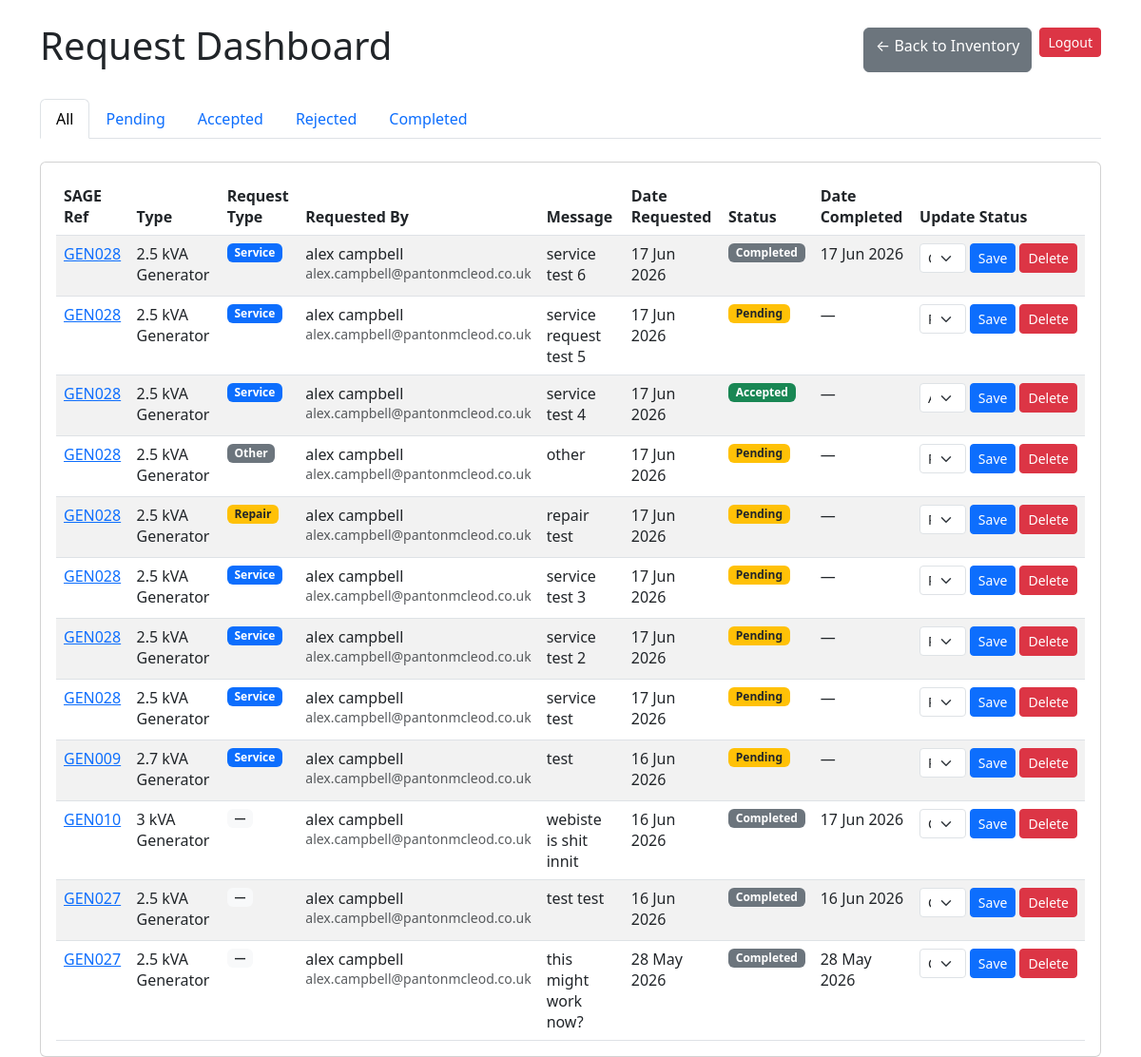
The page /dashboard/ (signed in) on the database its author committed.
### inventory/models.py (models this page shows, shortened)
class EquipmentRequest(models.Model):
    REQUEST_TYPE_CHOICES = [
        ('service  ', 'Service'),    # replace with your actual options
        ('repair', 'Repair'),
        ('other', 'Other'),
    ]
    STATUS_CHOICES = [
        ('pending',   'Pending'),
        ('accepted',  'Accepted'),
        ('rejected',  'Rejected'),
        ('completed', 'Completed'),
    ]
    equipment      = models.ForeignKey(Equipment, on_delete=models.CASCADE, related_name='requests')
    requester_name = models.CharField(default='',max_length=100)
    requester_email= models.EmailField(default='')
    request_type    = models.CharField(max_length=50, choices=REQUEST_TYPE_CHOICES, default='')
    message        = models.TextField(default='')
    status         = models.CharField(max_length=20, choices=STATUS_CHOICES, default='pending')
    date_requested = models.DateTimeField(auto_now_add=True)
    date_completed = models.DateTimeField(null=True, blank=True)
    class Meta:
        ordering = ['-date_requested']  # newest first

class Equipment(models.Model):
    SAGE_num = models.CharField(max_length=100, unique=True)
    type = models.CharField(max_length=200, blank=True)
    serial_number = models.CharField(max_length=200, blank=True)
    location = models.CharField(max_length=200, blank=True)
    purchase_date = models.DateField(null=True, blank=True)
    last_service = models.DateField(null=True, blank=True)
    notes = models.TextField(blank=True)

### inventory/views.py (the view)
# urls.py: path('dashboard/', views.request_dashboard, name='request_dashboard'),
def request_dashboard(request):
    if not request.user.is_authenticated or not request.user.is_staff:
        messages.error(request, "You need admin permission to access the request dashboard.")
        return redirect('equipment_list')
    status_filter = request.GET.get('status', '')
    requests = EquipmentRequest.objects.all()
    if status_filter:
        requests = requests.filter(status=status_filter)
    return render(request, 'inventory/request_dashboard.html', {
        'requests': requests,
        'status_filter': status_filter,
    })

### inventory/templates/inventory/request_dashboard.html (shortened to what this page needs)
<link href="https://cdn.jsdelivr.net/npm/bootstrap@5.3.0/dist/css/bootstrap.min.css" rel="stylesheet">
<div class="container mt-4">
    <div class="d-flex justify-content-between align-items-center mb-4">
        <h1>Request Dashboard</h1>
        <div class="d-flex gap-2">
            <a href="/" class="btn btn-secondary">← Back to Inventory</a>
            <form method="post" action="{% url 'logout' %}">
                <button class="btn btn-danger btn-sm">Logout</button>
            </form>
        </div>
    </div>
    <ul class="nav nav-tabs mb-4">
        <li class="nav-item">
            <a class="nav-link {% if not status_filter %}active{% endif %}"
               href="{% url 'request_dashboard' %}">
                All
            </a>
        </li>
        <li class="nav-item">
            <a class="nav-link {% if status_filter == 'pending' %}active{% endif %}"
               href="?status=pending">
                Pending
            </a>
        </li>
        <li class="nav-item">
            <a class="nav-link {% if status_filter == 'accepted' %}active{% endif %}"
               href="?status=accepted">
                Accepted
            </a>
        </li>
        <li class="nav-item">
            <a class="nav-link {% if status_filter == 'rejected' %}active{% endif %}"
               href="?status=rejected">
                Rejected
            </a>
        </li>
        <li class="nav-item">
            <a class="nav-link {% if status_filter == 'completed' %}active{% endif %}"
               href="?status=completed">
                Completed
            </a>
        </li>
    </ul>
    <div class="card">
        <div class="card-body">
            {% if requests %}
            <table class="table table-striped table-hover mb-0">
                <thead>
                    <tr>
                        <th>SAGE Ref</th>
                        <th>Type</th>
                        <th>Request Type</th>
                        <th>Requested By</th>
                        <th>Message</th>
                        <th>Date Requested</th>
                        <th>Status</th>
                        <th>Date Completed</th>
                        <th>Update Status</th>
                    </tr>
                </thead>
                <tbody>
                    {% for req in requests %}
                    <tr>
                        <td>
                            <a href="{% url 'equipment_detail' req.equipment.SAGE_num %}">
                                {{ req.equipment.SAGE_num }}
                            </a>
                        </td>
                        <td>{{ req.equipment.type }}</td>
                        <td>
                            {% if req.request_type == 'service' %}
                                <span class="badge bg-primary">Service</span>
                            {% elif req.request_type == 'repair' %}
                                <span class="badge bg-warning text-dark">Repair</span>
                            {% elif req.request_type == 'other' %}
                                <span class="badge bg-secondary">Other</span>
                            {% else %}
                                <span class="badge bg-light text-dark">—</span>
                            {% endif %}
                        </td>
                        <td>
                            {{ req.requester_name }}<br>
                            <small class="text-muted">{{ req.requester_email }}</small>
                        </td>
                        <td>{{ req.message }}</td>
                        <td>{{ req.date_requested|date:"d M Y" }}</td>
                        <td>
                            {% if req.status == 'pending' %}
                                <span class="badge bg-warning text-dark">Pending</span>
                            {% elif req.status == 'accepted' %}
                                <span class="badge bg-success">Accepted</span>
                            {% elif req.status == 'rejected' %}
                                <span class="badge bg-danger">Rejected</span>
                            {% elif req.status == 'completed' %}
                                <span class="badge bg-secondary">Completed</span>
                            {% endif %}
                        </td>
                        <td>{{ req.date_completed|date:"d M Y"|default:"—" }}</td>
                        <td>
                            <div class="d-flex gap-1">
                                <form method="post" action="{% url 'update_request_status' req.id %}">
                                    <div class="d-flex gap-1">
                                        <select name="status" class="form-select form-select-sm">
                                            <option value="pending"   {% if req.status == 'pending' %}selected{% endif %}>Pending</option>
                                            <option value="accepted"  {% if req.status == 'accepted' %}selected{% endif %}>Accepted</option>
                                            <option value="completed" {% if req.status == 'completed' %}selected{% endif %}>Completed</option>
                                        </select>
                                        <button type="submit" class="btn btn-primary btn-sm">Save</button>
                                    </div>
                                </form>
                                <form method="post" action="{% url 'delete_request' req.id %}">
                                    <button type="submit"
                                            class="btn btn-danger btn-sm"
                                            onclick="return confirm('Are you sure you want to delete this request from {{ req.requester_name }}?')">
                                        Delete
                                    </button>
                                </form>
                            </div>
                        </td>
                    </tr>
                    {% endfor %}
                </tbody>
            </table>
            {% else %}
                <p class="text-muted mb-0">No requests found.</p>
            {% endif %}
        </div>
    </div>
</div>

### rows shown on the page
EquipmentRequest: equipment.SAGE_num "GEN028", equipment.type "2.5 kVA Generator", request_type "Service", requester_name "alex campbell", requester_email "alex.campbell@pantonmcleod.co.uk", message "service test 6", date_requested "17 Jun 2026", shows "Completed", date_completed "17 Jun 2026", status "Completed"
EquipmentRequest: equipment.SAGE_num "GEN028", equipment.type "2.5 kVA Generator", request_type "Service", requester_name "alex campbell", requester_email "alex.campbell@pantonmcleod.co.uk", message "service request test 5", date_requested "17 Jun 2026", shows "Pending", date_completed "—", status "Pending"
EquipmentRequest: equipment.SAGE_num "GEN028", equipment.type "2.5 kVA Generator", request_type "Service", requester_name "alex campbell", requester_email "alex.campbell@pantonmcleod.co.uk", message "service test 4", date_requested "17 Jun 2026", shows "Accepted", date_completed "—", status "Accepted"
EquipmentRequest: equipment.SAGE_num "GEN028", equipment.type "2.5 kVA Generator", request_type "Other", requester_name "alex campbell", requester_email "alex.campbell@pantonmcleod.co.uk", message "other", date_requested "17 Jun 2026", shows "Pending", date_completed "—", status "Pending"
EquipmentRequest: equipment.SAGE_num "GEN028", equipment.type "2.5 kVA Generator", request_type "Repair", requester_name "alex campbell", requester_email "alex.campbell@pantonmcleod.co.uk", message "repair test", date_requested "17 Jun 2026", shows "Pending", date_completed "—", status "Pending"
EquipmentRequest: equipment.SAGE_num "GEN028", equipment.type "2.5 kVA Generator", request_type "Service", requester_name "alex campbell", requester_email "alex.campbell@pantonmcleod.co.uk", message "service test 3", date_requested "17 Jun 2026", shows "Pending", date_completed "—", status "Pending"
EquipmentRequest: equipment.SAGE_num "GEN028", equipment.type "2.5 kVA Generator", request_type "Service", requester_name "alex campbell", requester_email "alex.campbell@pantonmcleod.co.uk", message "service test 2", date_requested "17 Jun 2026", shows "Pending", date_completed "—", status "Pending"
EquipmentRequest: equipment.SAGE_num "GEN028", equipment.type "2.5 kVA Generator", request_type "Service", requester_name "alex campbell", requester_email "alex.campbell@pantonmcleod.co.uk", message "service test", date_requested "17 Jun 2026", shows "Pending", date_completed "—", status "Pending"
EquipmentRequest: equipment.SAGE_num "GEN009", equipment.type "2.7 kVA Generator", request_type "Service", requester_name "alex campbell", requester_email "alex.campbell@pantonmcleod.co.uk", message "test", date_requested "16 Jun 2026", shows "Pending", date_completed "—", status "Pending"
EquipmentRequest: equipment.SAGE_num "GEN010", equipment.type "3 kVA Generator", requester_name "alex campbell", requester_email "alex.campbell@pantonmcleod.co.uk", message "webiste is shit innit", date_requested "16 Jun 2026", shows "Completed", date_completed "17 Jun 2026", status "Completed"
EquipmentRequest: equipment.SAGE_num "GEN027", equipment.type "2.5 kVA Generator", requester_name "alex campbell", requester_email "alex.campbell@pantonmcleod.co.uk", message "test test", date_requested "16 Jun 2026", shows "Completed", date_completed "16 Jun 2026", status "Completed"
EquipmentRequest: equipment.SAGE_num "GEN027", equipment.type "2.5 kVA Generator", requester_name "alex campbell", requester_email "alex.campbell@pantonmcleod.co.uk", message "this might work now?", date_requested "28 May 2026", shows "Completed", date_completed "28 May 2026", status "Completed"
